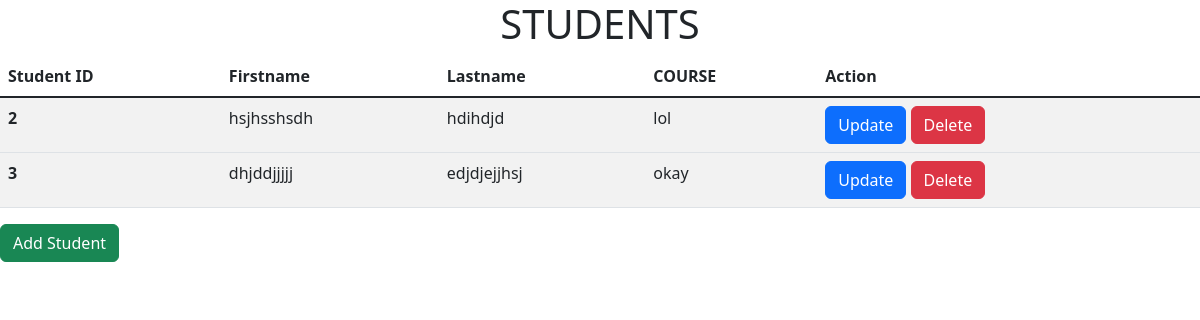
Before: / with the older database file.
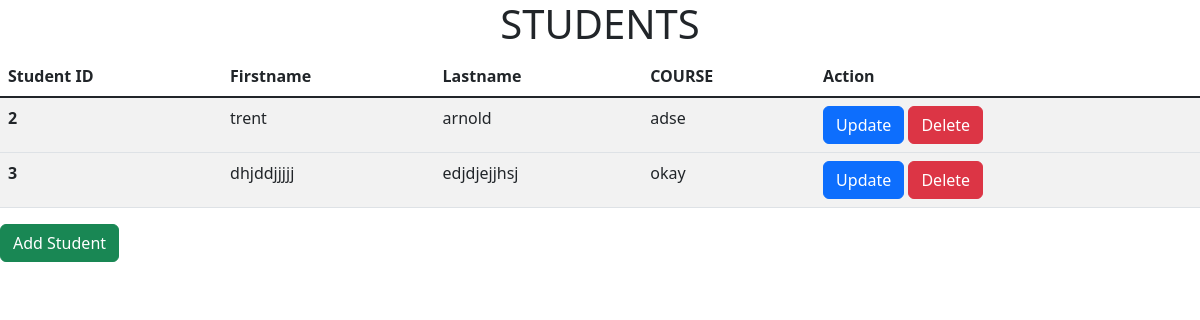
After: the same page with the newer database file.
### APP/models.py (models this page shows)
class Student(models.Model):
    first_name = models.CharField(max_length=50)
    last_name = models.CharField(max_length=50)
    class_name = models.CharField(max_length=30)
    course = models.CharField(max_length=30)

### APP/views.py (the view)
def homepage(request):
    st = Student.objects.all()
    return render(request, "index.html", {"stu":st})

### APP/Templates/index.html (shortened to what this page needs)
<!DOCTYPE html>
<html lang="en">
<head>
<link rel="stylesheet" href="https://cdn.jsdelivr.net/npm/bootstrap@5.3.0/dist/css/bootstrap.min.css">
</head>
<body>
<h1 class="text-center">STUDENTS</h1>
  <table class="table table-striped" >
  <thead>
    <tr>
      <th scope="col">Student ID</th>
      <th scope="col">Firstname</th>
      <th scope="col">Lastname</th>
      <th scope="col">COURSE</th>
      <th scope="col">Action</th>
    </tr>
  </thead>
    <tbody class="table-group-divider">
    {% for s in stu%}
    <tr>
      <th scope="row">{{s.id}}</th>
      <td>{{s.first_name}}</td>
      <td>{{s.last_name}}</td>
      <td>{{s.class_name}}</td>
      <td>
        <a href="update/{{s.id}}"> <button type="button" class="btn btn-primary">Update</button></a>
        <a href="delete_student/{{s.id}}"> <button type="button" class="btn btn-danger">Delete</button></a>
      </td>
    </tr>
  </tbody>
    {% endfor %}
</table>
<a href="{% url 'addStudent' %}"><button type="button" class="btn btn-success">Add Student</button>
</body>
</html>

Changed rows visible on the page:
changed Student id 2: first_name "hsjhsshsdh" → "trent"; last_name "hdihdjd" → "arnold"; class_name "lol" → "adse"
